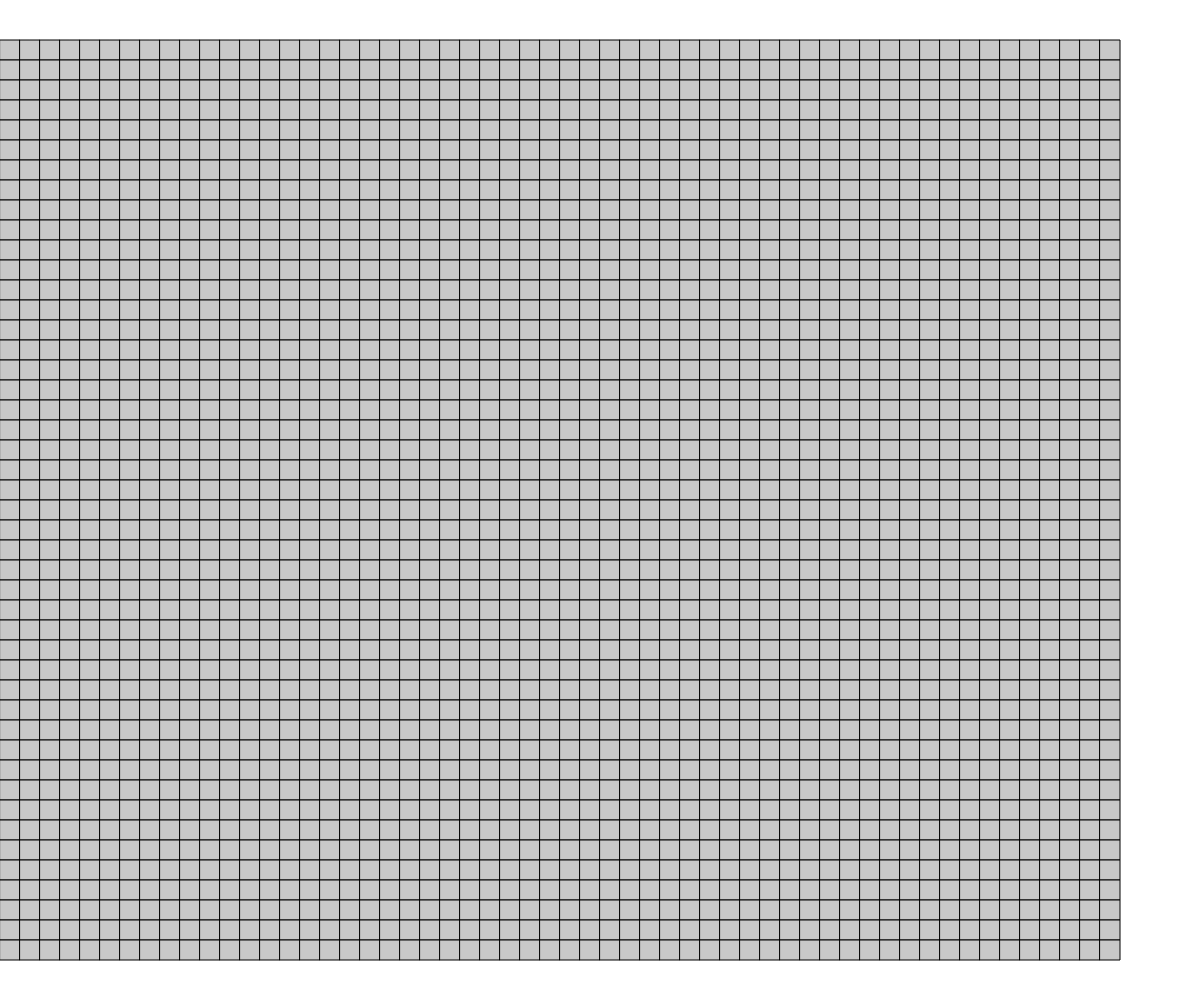
Frame 1 (no input)
Frame 60 (no input): identical to frame 1, image omitted
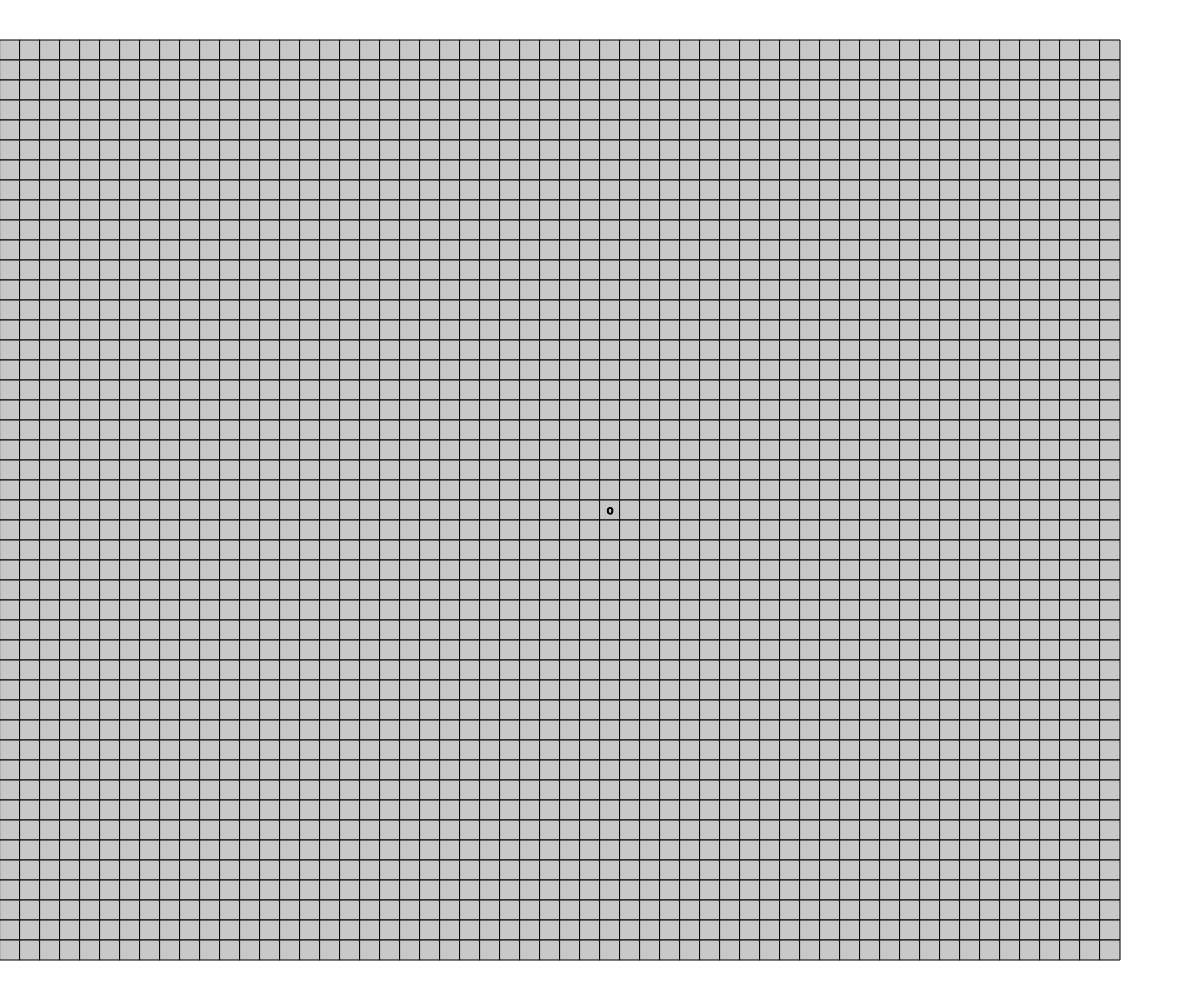
Frame 120 (the mouse pressed at the canvas centre since frame 60)

The p5.js sketch that drew these frames (run headless with seeded random() and noise() and a simulated clock; from frame 60 on, the mouse is pressed at the canvas centre):

// p5.js sketch
// ── sketch.js
const WIN = 4;
const NOT_BLOCKED = 0;
const BLOCKED_ONE_HEAD = 1;
const BLOCK_X = 'x';
const BLOCK_O = 'o';
const BLOCK_EMPTY = ' ';

let widthw = window.innerWidth;
let heightw = window.innerHeight;
let w = 20;
let grid;
let COLMAX = Math.floor(widthw / w) - 2;
let ROWMAX = Math.floor(heightw / w) - 2;
let tempClick = 0;
let isOver = true;

function make2DArray() {
	let arr = new Array(cols);
	for (let i = 0; i < arr.length; i++) {
		arr[i] = new Array(rows);
	}
	return arr;
}

function setup() {
	createCanvas(widthw, heightw);

	cols = Math.floor(widthw / w) - 2;
	rows = Math.floor(heightw / w) - 2;

	grid = make2DArray(cols, rows);

	for (let i = 0; i < cols; i++) {
		for (let j = 0; j < rows; j++) {
			grid[i][j] = new Cell(i, j, w);
		}
	}
}

function mousePressed() {
	let y = Math.floor(mouseX / w);
	let x = Math.floor(mouseY / w);
	if (grid[y][x].data == BLOCK_EMPTY) {
		tempClick++;
		if (tempClick % 2 == 0) {
			grid[y][x].data = BLOCK_X;
		}
		else grid[y][x].data = BLOCK_O;
	}
	GameOver(x, y);
}


function GameOver(x, y) {
	let rowStatus = checkWinRow(x, y);
	let colStatus = checkWinCol(x, y);
	let crossoverLeftStatus = checkWinCrossoverLeft(x, y);
	let crossoverRightStatus = checkWinCrossoverRight(x, y);
	if (rowStatus || colStatus || crossoverLeftStatus || crossoverRightStatus) {
		alert(grid[y][x].data + ' is win');
	}
}


// Kiểm tra điều kiện thắng hàng ngang
function checkWinRow(x, y) {
	let blocked = NOT_BLOCKED;
	let count = 1;
	for (let i = x + 1; grid[y][i].data != BLOCK_EMPTY && i < ROWMAX; i++) {
		if (grid[y][i].data == grid[y][x].data) count++;
		else blocked++;
	}

	for (let i = x - 1; grid[y][i].data != BLOCK_EMPTY && i >= 0; i--) {
		if (grid[y][i].data == grid[y][x].data) count++;
		else blocked++;
	}

	if (count == WIN && blocked == 0) return true;
	else if(count > WIN && blocked == BLOCKED_ONE_HEAD) return true;
  else return false;
}

//Kiểm tra điều kiện thắng hàng dọc
function checkWinCol(x, y) {
	let blocked = NOT_BLOCKED;
	let count = 1;
	for (let i = y + 1; grid[i][x].data != BLOCK_EMPTY && i < COLMAX; i++) {
		if (grid[i][x].data == grid[y][x].data) count++;
		else blocked++;
	}

	for (let i = y - 1; grid[i][x].data != BLOCK_EMPTY && i >= 0; i--) {
		if (grid[i][x].data == grid[y][x].data) count++;
		else blocked++
	}

	if (count == WIN && blocked == NOT_BLOCKED) return true;
	else if(count > WIN && blocked == BLOCKED_ONE_HEAD) return true;
  else return false;
}
//Kiểm tra chéo phải
function checkWinCrossoverRight(x, y) {
	console.log(grid[y][x].data);
	let blocked = NOT_BLOCKED;
	let count = 1;
	let _x = x + 1;
	let _y = y + 1;
	while (_x < x + 6 && _y < y + 6 && grid[_y][_x].data != BLOCK_EMPTY && _x < ROWMAX && _y < COLMAX) {
		if (grid[_y][_x].data === grid[y][x].data) count++;
		else blocked++;
		_x++;
		_y++;
	}

	_x = x - 1;
	_y = y - 1;
	while (_x > x - 7 && _y > y - 7 && grid[_y][_x].data != BLOCK_EMPTY && _x >= 0 && _y >= 0) {
		if (grid[_y][_x].data === grid[y][x].data) count++;
		else blocked++;
		_x--;
		_y--;
	}

	if (count == WIN && blocked == NOT_BLOCKED) return true;
	else if(count > WIN && blocked == BLOCKED_ONE_HEAD) return true;
  else return false;
}

//Kiểm tra chéo trái
function checkWinCrossoverLeft(x, y) {
	let blocked = NOT_BLOCKED;
	let count = 1;
	let _x = x + 1;
	let _y = y - 1;
	while (_x < x + 6 && _y > y - 7 && grid[_y][_x].data != BLOCK_EMPTY && _x < ROWMAX && _y >= 0) {
		if (grid[_y][_x].data == grid[y][x].data) count++;
		else blocked++;
		_x++;
		_y--;
	}

	_x = x - 1;
	_y = y + 1;
	while (_x > x - 7 && _y < y + 6 && grid[_y][_x].data != BLOCK_EMPTY && _x >= 0 && _y < COLMAX) {
		if (grid[_y][_x].data == grid[y][x].data) count++;
		else blocked++;
		_x--;
		_y++
	}

	if (count == WIN && blocked == NOT_BLOCKED) return true;
	else if(count > WIN && blocked == BLOCKED_ONE_HEAD) return true;
  else return false;
}


function draw() {
	background(255);
	for (let i = 0; i < cols - 2; i++) {
		for (let j = 2; j < rows; j++) {
			grid[i][j].show();
		}
	}
}
// ── cell.js
function Cell(i, j, w) {
    this.i = i;
    this.j = j;
    this.x = i * w;
    this.y = j * w;
    this.w = w;

    this.data = ' ';
}

Cell.prototype.show = function () {
    stroke(0);
    fill(200);
    rect(this.x, this.y, this.w, this.w);
    textAlign(CENTER);
    fill(0);
    text(this.data, this.x + this.w * 0.5, this.y + this.w - 6);

};  
